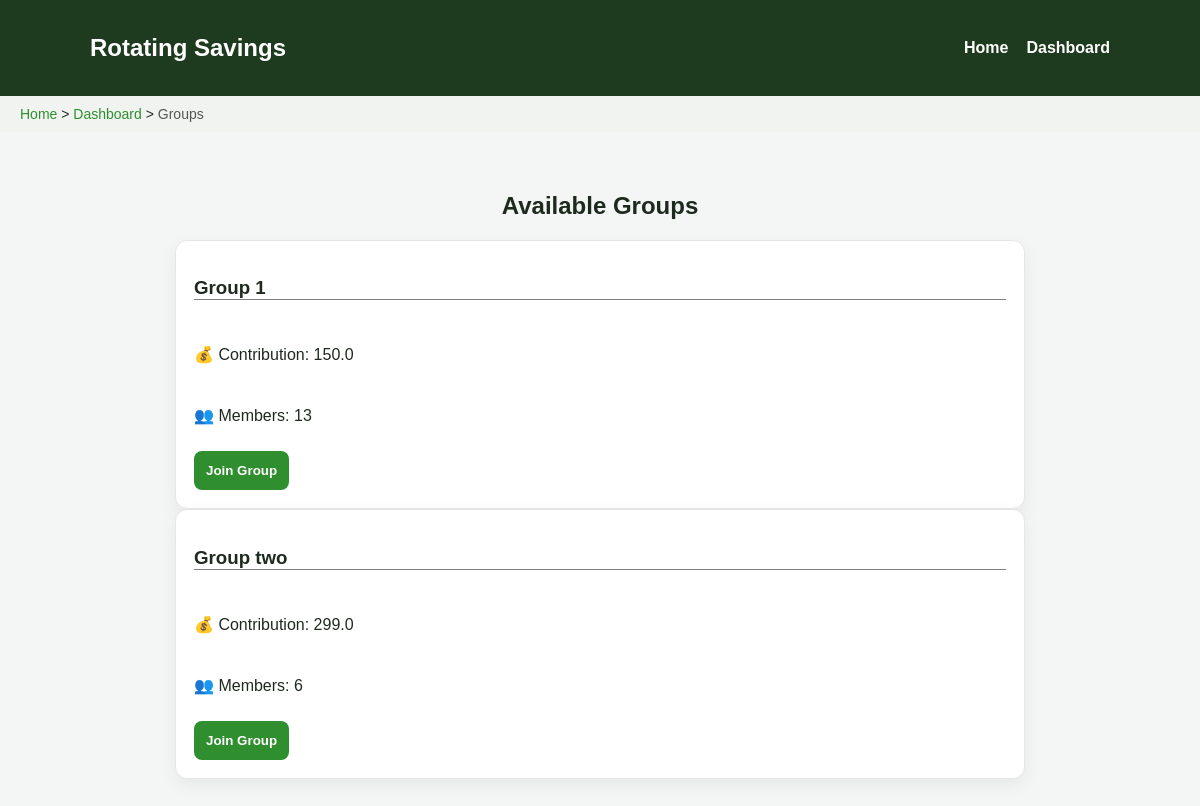
/groups (signed in), run on an earlier commit of the app's database.
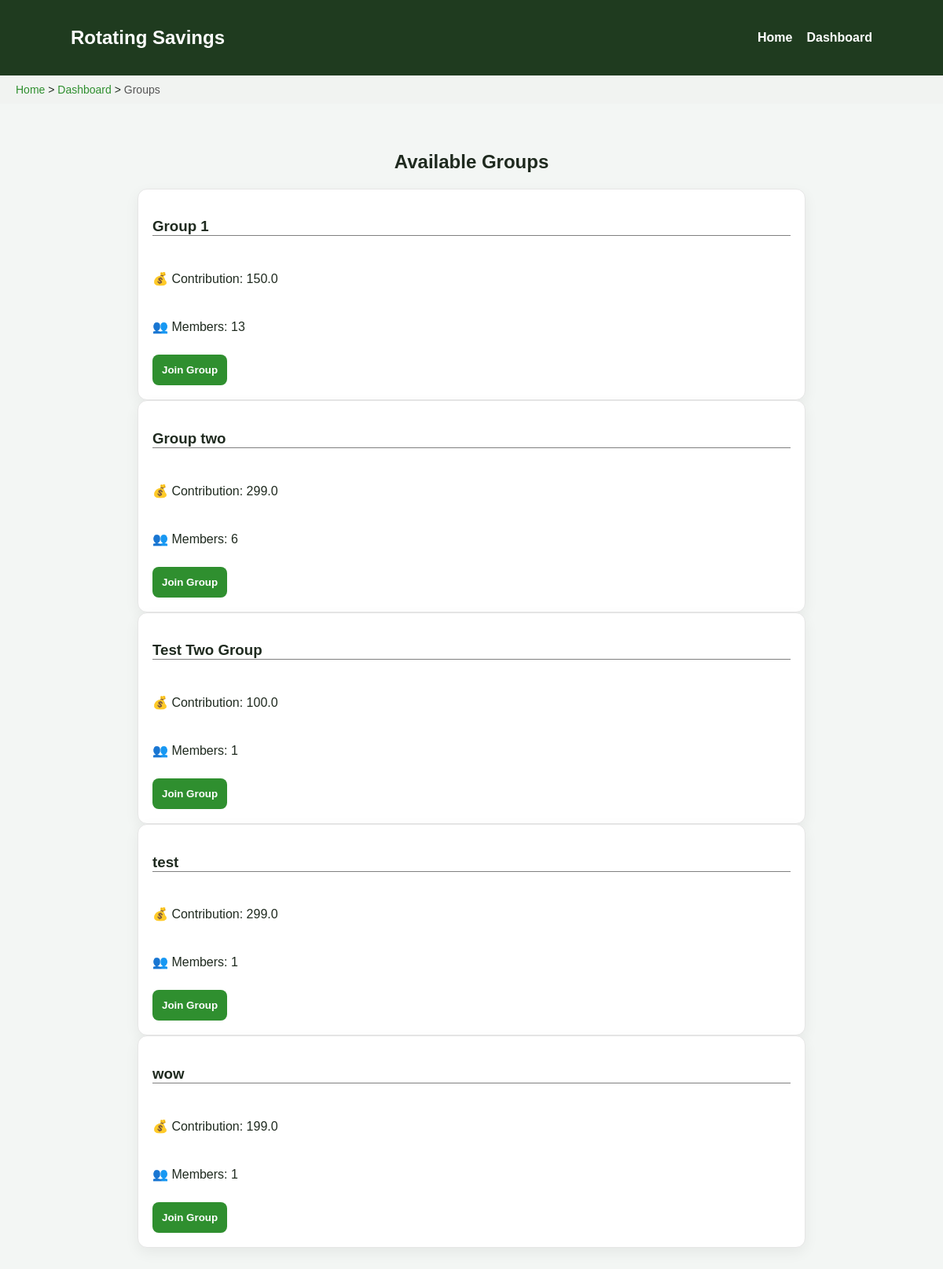
And on a later commit of the database.
### app/models.py (models this page shows, shortened)
class Group(db.Model):
    id = db.Column(db.Integer, primary_key=True)
    name = db.Column(db.String(100), nullable=False)
    contribution_amount = db.Column(db.Float, nullable=False)      # Amount each member contributes per cycle
    payout_frequency_days = db.Column(db.Integer, default=14) # defines payout cycle frequency
    created_at = db.Column(db.DateTime, default=datetime.utcnow)
    owner_id = db.Column(db.Integer, db.ForeignKey('user.id'), nullable=False)
    members = db.relationship('GroupMember', back_populates='group', cascade="all, delete-orphan")      # All members in this group via GroupMember table
    payouts = db.relationship('PayoutSchedule', backref='group', lazy=True, cascade="all, delete-orphan")     # Payout schedule entries for this group

### app/routes.py (the view)
@main.route('/groups')
@login_required
def groups():
    all_groups = Group.query.all()
    breadcrumbs = [
        {"label": "Home", "url": url_for('main.home')},
        {"label": "Dashboard", "url": url_for('main.dashboard')},
        {"label": "Groups", "url": None}
    ]
    return render_template('groups.html', groups=all_groups, breadcrumb=breadcrumbs)

### app/models.py (called while the page is built)
@login.user_loader
def load_user(user_id):
    return User.query.get(int(user_id))

### app/templates/groups.html
{% extends "base.html" %}
{% block content %}
<h2>Available Groups</h2>
{% if groups %}
    {% for group in groups %}
        <div class="card group-card">
            <h3 class="group-header">{{ group.name }}</h3>
            <p>💰 Contribution: {{ group.contribution_amount }}</p>
            <p>👥 Members: {{ group.members|length }}</p>
            <form method="POST" action="{{ url_for('main.join_group', group_id=group.id) }}">
                <button class="btn btn-primary">
                    Join Group
                </button>
            </form>
        </div>
    {% endfor %}
{% else %}
    <p>No groups available yet.</p>
{% endif %}
{% endblock %}

What changed in the data, as far as the page shows it:
added Group: name "Test Two Group", contribution_amount "100.0", members|length "1"
added Group: name "test", contribution_amount "299.0", members|length "1"
added Group: name "wow", contribution_amount "199.0", members|length "1"
